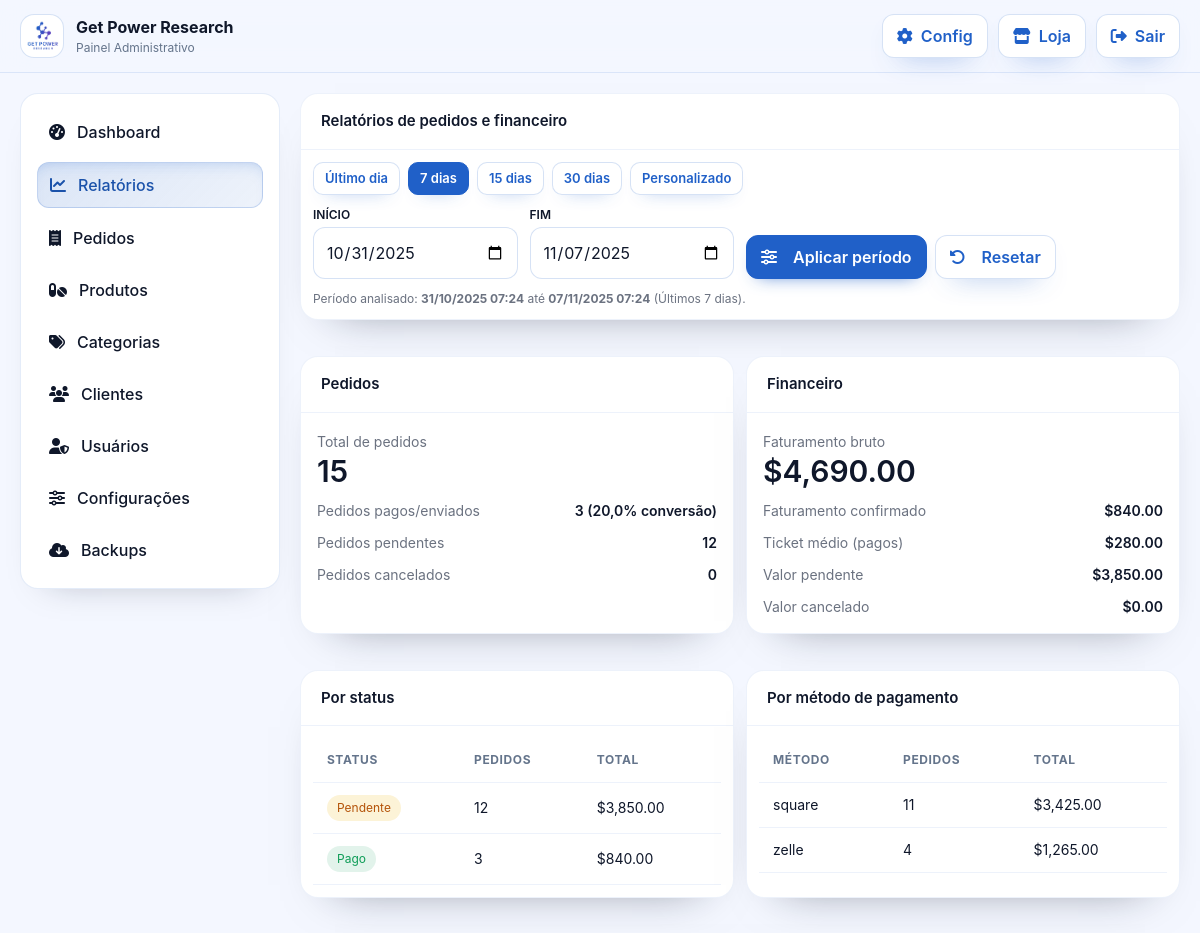
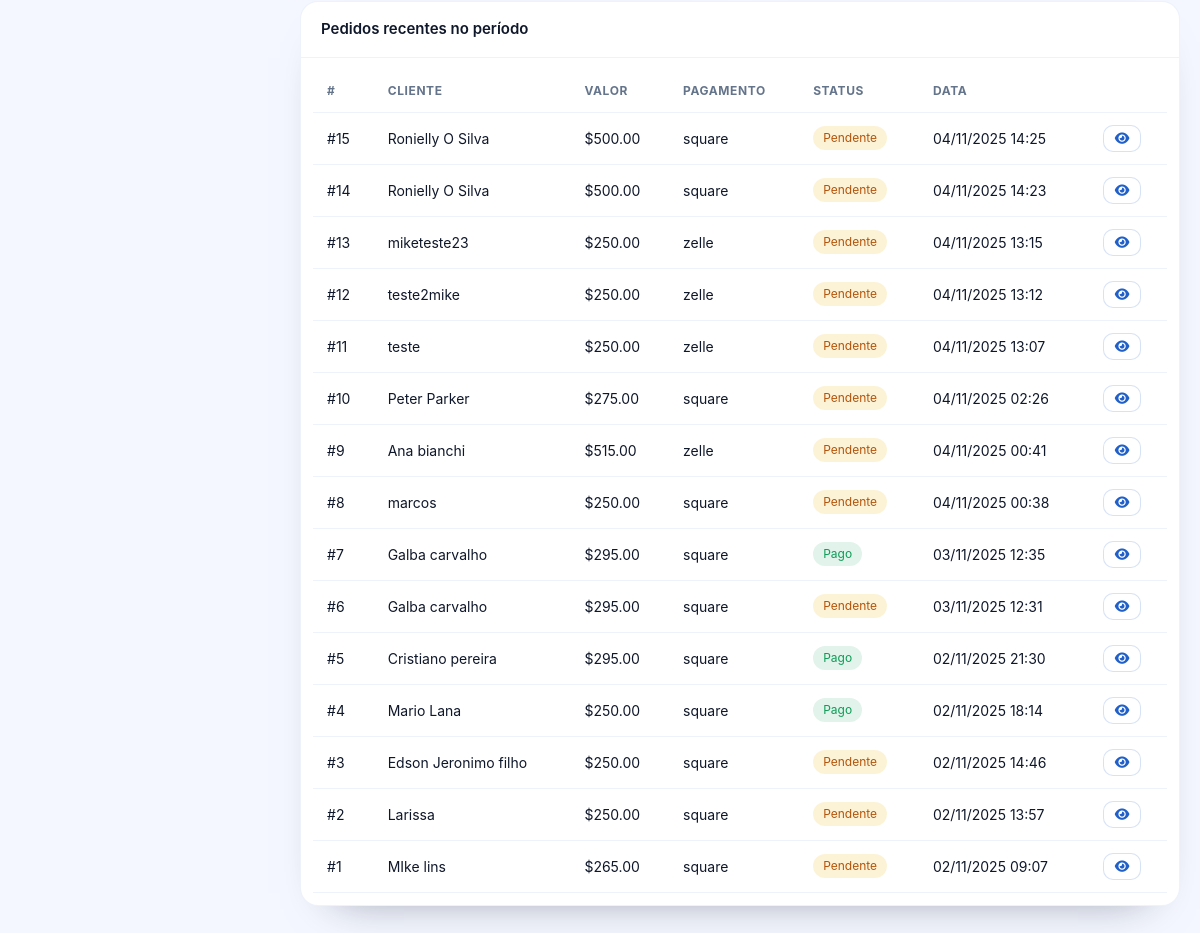
/reports.php (signed in), run on the app's committed database (2 pictures, top to bottom).
### tables this page shows
CREATE TABLE `settings` (
  `id` int(10) UNSIGNED NOT NULL,
  `skey` varchar(191) NOT NULL,
  `svalue` longtext NOT NULL,
  `updated_at` timestamp NOT NULL DEFAULT current_timestamp() ON UPDATE current_timestamp()
);

CREATE TABLE `orders` (
  `id` int(11) NOT NULL,
  `customer_id` int(11) DEFAULT NULL,
  `items_json` longtext NOT NULL,
  `subtotal` decimal(10,2) NOT NULL,
  `shipping_cost` decimal(10,2) DEFAULT 0.00,
  `total` decimal(10,2) NOT NULL,
  `currency` varchar(3) NOT NULL DEFAULT 'USD',
  `payment_method` varchar(40) NOT NULL,
  `payment_ref` text DEFAULT NULL,
  `payment_status` varchar(20) DEFAULT 'pending',
  `status` varchar(40) NOT NULL DEFAULT 'pending',
  `track_token` varchar(64) DEFAULT NULL,
  `zelle_receipt` varchar(255) DEFAULT NULL,
  `notes` text DEFAULT NULL,
  `admin_viewed` tinyint(1) DEFAULT 0,
  `created_at` timestamp NULL DEFAULT current_timestamp(),
  `updated_at` timestamp NULL DEFAULT current_timestamp() ON UPDATE current_timestamp()
);

CREATE TABLE `customers` (
  `id` int(11) NOT NULL,
  `name` varchar(190) DEFAULT NULL,
  `email` varchar(190) DEFAULT NULL,
  `phone` varchar(60) DEFAULT NULL,
  `address` varchar(255) DEFAULT NULL,
  `city` varchar(100) DEFAULT NULL,
  `state` varchar(50) DEFAULT NULL,
  `zipcode` varchar(20) DEFAULT NULL,
  `country` varchar(50) DEFAULT 'BR',
  `created_at` timestamp NULL DEFAULT current_timestamp()
);

### reports.php (the view, shortened to what the rows shown need)
<?php
require __DIR__.'/bootstrap.php';
require __DIR__.'/lib/utils.php';
require __DIR__.'/admin_layout.php';
$pdo = db();
function reports_resolve_range(string $range, string $startInput, string $endInput): array {
  $now = new DateTime('now');
  $end = clone $now;
  $label = 'Últimos 7 dias';
  $start = (clone $now)->modify('-7 days');
  switch ($range) {
    case '7d':
      $start = (clone $now)->modify('-7 days');
      $label = 'Últimos 7 dias';
      break;
  }
  $startInputValue = $start->format('Y-m-d');
  $endInputValue = $end->format('Y-m-d');
  return [$range, $start, $end, $label, $startInputValue, $endInputValue];
}
function reports_status_badge(string $status): string {
  $status = strtolower($status);
  if ($status === 'paid') return '<span class="badge ok">Pago</span>';
  if ($status === 'pending') return '<span class="badge warn">Pendente</span>';
  return '<span class="badge">'.sanitize_html($status).'</span>';
}
$rangeParam = $_GET['range'] ?? '7d';
$customStart = trim((string)($_GET['start'] ?? ''));
$customEnd = trim((string)($_GET['end'] ?? ''));
[$rangeParam, $rangeStart, $rangeEnd, $rangeLabel, $startInputValue, $endInputValue] = reports_resolve_range($rangeParam, $customStart, $customEnd);
$startSql = $rangeStart->format('Y-m-d H:i:s');
$endSql = $rangeEnd->format('Y-m-d H:i:s');
$storeCurrency = cfg()['store']['currency'] ?? 'USD';
$statusStmt = $pdo->prepare("
  SELECT status, COUNT(*) AS total_orders, SUM(total) AS total_amount
  FROM orders
  WHERE created_at BETWEEN ? AND ?
  GROUP BY status
  ORDER BY total_orders DESC
");
$statusStmt->execute([$startSql, $endSql]);
$statusBreakdown = $statusStmt->fetchAll(PDO::FETCH_ASSOC);
$recentStmt = $pdo->prepare("
  SELECT o.id, o.total, o.currency, o.status, o.payment_method, o.created_at, c.name AS customer_name
  FROM orders o
  LEFT JOIN customers c ON c.id = o.customer_id
  WHERE o.created_at BETWEEN ? AND ?
  ORDER BY o.created_at DESC
  LIMIT 20
");
$recentStmt->execute([$startSql, $endSql]);
$recentOrders = $recentStmt->fetchAll(PDO::FETCH_ASSOC);
admin_header('Relatórios');
echo '<div class="grid md:grid-cols-2 gap-3 mb-4">';
echo '  <div class="card"><div class="card-title">Por status</div><div class="p-3"><table class="table text-sm"><thead><tr><th>Status</th><th>Pedidos</th><th>Total</th></tr></thead><tbody>';
if ($statusBreakdown) {
  foreach ($statusBreakdown as $row) {
    $count = (int)$row['total_orders'];
    $amount = (float)($row['total_amount'] ?? 0);
    echo '<tr><td>'.reports_status_badge($row['status'] ?? '').'</td><td>'.$count.'</td><td>'.format_currency($amount, $storeCurrency).'</td></tr>';
  }
} else {
  echo '<tr><td colspan="3" class="text-center text-gray-400">Sem pedidos no período.</td></tr>';
}
echo '  </tbody></table></div></div>';
echo '  <div class="card"><div class="card-title">Por método de pagamento</div><div class="p-3"><table class="table text-sm"><thead><tr><th>Método</th><th>Pedidos</th><th>Total</th></tr></thead><tbody>';
echo '  </tbody></table></div></div>';
echo '</div>';
echo '<div class="card mb-6"><div class="card-title">Pedidos recentes no período</div><div class="p-3 overflow-x-auto"><table class="table"><thead><tr><th>#</th><th>Cliente</th><th>Valor</th><th>Pagamento</th><th>Status</th><th>Data</th><th></th></tr></thead><tbody>';
if ($recentOrders) {
  foreach ($recentOrders as $row) {
    $orderId = (int)$row['id'];
    $customer = $row['customer_name'] ?: '—';
    $currency = strtoupper($row['currency'] ?? $storeCurrency);
    $amount = format_currency((float)$row['total'], $currency);
    echo '<tr>';
    echo '<td>#'.$orderId.'</td>';
    echo '<td>'.sanitize_html($customer).'</td>';
    echo '<td>'.$amount.'</td>';
    echo '<td>'.sanitize_html($row['payment_method'] ?? '-').'</td>';
    echo '<td>'.reports_status_badge($row['status'] ?? '').'</td>';
    echo '<td>'.sanitize_html(format_datetime($row['created_at'], 'd/m/Y H:i')).'</td>';
    echo '<td><a class="btn btn-ghost btn-sm" href="orders.php?action=view&id='.$orderId.'"><i class="fa-solid fa-eye"></i></a></td>';
    echo '</tr>';
  }
} else {
  echo '<tr><td colspan="7" class="text-center text-gray-400">Nenhum pedido encontrado no período.</td></tr>';
}
echo '</tbody></table></div></div>';
admin_footer();

### admin_layout.php (shortened to what the rows shown need)
<?php
function admin_header($title='Admin'){
  $store = setting_get('store_name', (cfg()['store']['name'] ?? 'Get Power Research'));
  $fullLogoPath = find_logo_path();
  $logoUrl = $fullLogoPath ? '/' . ltrim($fullLogoPath, '/') : null;
  echo '<!doctype html><html lang="pt-br"><head><meta charset="utf-8">';
  echo '<script src="https://cdn.tailwindcss.com"></script>';
  echo '<link rel="stylesheet" href="https://cdnjs.cloudflare.com/ajax/libs/font-awesome/6.5.0/css/all.min.css">';
  $css = function_exists('asset_url') ? asset_url('assets/admin.css') : 'assets/admin.css';
  echo '<link rel="stylesheet" href="'.$css.'">';
  echo '</head><body>';
  echo '<header class="admin-top"><div class="wrap">';
  $logoHtml = $logoUrl
    ? '<div class="logo img"><img src="'.sanitize_html($logoUrl).'" alt="Logo" class="logo-img"></div>'
    : '<div class="logo icon"><i class="fa-solid fa-capsules"></i></div>';
  echo '<div class="brand">'.$logoHtml.'<div><div class="name">'.sanitize_html($store).'</div><div class="sub">Painel Administrativo</div></div></div>';
  echo '<div class="actions">';
  echo '</div></div></header>';
  echo '<div class="admin-grid"><aside class="admin-side"><nav>';
  echo '</nav></aside><main class="admin-main">';
}
function admin_footer(){
  echo '</main></div>';
  echo '</body></html>';
}

### data on the page
settings: svalue (picture)
settings: svalue "Get Power Research"
orders: id "15", customer.name "Ronielly O Silva", amount "$500.00", payment_method "square", status "Pendente", created_at "04/11/2025 14:25"
orders: id "14", customer.name "Ronielly O Silva", amount "$500.00", payment_method "square", status "Pendente", created_at "04/11/2025 14:23"
orders: id "13", customer.name "miketeste23", amount "$250.00", payment_method "zelle", status "Pendente", created_at "04/11/2025 13:15"
orders: id "12", customer.name "teste2mike", amount "$250.00", payment_method "zelle", status "Pendente", created_at "04/11/2025 13:12"
orders: id "11", customer.name "teste", amount "$250.00", payment_method "zelle", status "Pendente", created_at "04/11/2025 13:07"
orders: id "10", customer.name "Peter Parker", amount "$275.00", payment_method "square", status "Pendente", created_at "04/11/2025 02:26"
orders: id "9", customer.name "Ana bianchi", amount "$515.00", payment_method "zelle", status "Pendente", created_at "04/11/2025 00:41"
orders: id "8", customer.name "marcos", amount "$250.00", payment_method "square", status "Pendente", created_at "04/11/2025 00:38"
orders: id "7", customer.name "Galba carvalho", amount "$295.00", payment_method "square", status "Pago", created_at "03/11/2025 12:35"
orders: id "6", customer.name "Galba carvalho", amount "$295.00", payment_method "square", status "Pendente", created_at "03/11/2025 12:31"
orders: id "5", customer.name "Cristiano pereira", amount "$295.00", payment_method "square", status "Pago", created_at "02/11/2025 21:30"
orders: id "4", customer.name "Mario Lana", amount "$250.00", payment_method "square", status "Pago", created_at "02/11/2025 18:14"
orders: id "3", customer.name "Edson Jeronimo filho", amount "$250.00", payment_method "square", status "Pendente", created_at "02/11/2025 14:46"
orders: id "2", customer.name "Larissa", amount "$250.00", payment_method "square", status "Pendente", created_at "02/11/2025 13:57"
orders: id "1", customer.name "MIke lins", amount "$265.00", payment_method "square", status "Pendente", created_at "02/11/2025 09:07"

### other printed values
$label "Último dia"
$label "7 dias"
$label "15 dias"
$label "30 dias"
$label "Personalizado"
format_datetime($rangeStart->format('Y-m-d H:i:s'), 'd/m/Y H:i') "31/10/2025 07:24"
format_datetime($rangeEnd->format('Y-m-d H:i:s'), 'd/m/Y H:i') "07/11/2025 07:24"
$rangeLabel "Últimos 7 dias"
$totalOrders "15"
$paidOrders "3"
$conversionRate "20,0"
$pendingOrders "12"
$canceledOrders "0"
format_currency($grossRevenue, $storeCurrency) "$4,690.00"
format_currency($paidRevenue, $storeCurrency) "$840.00"
